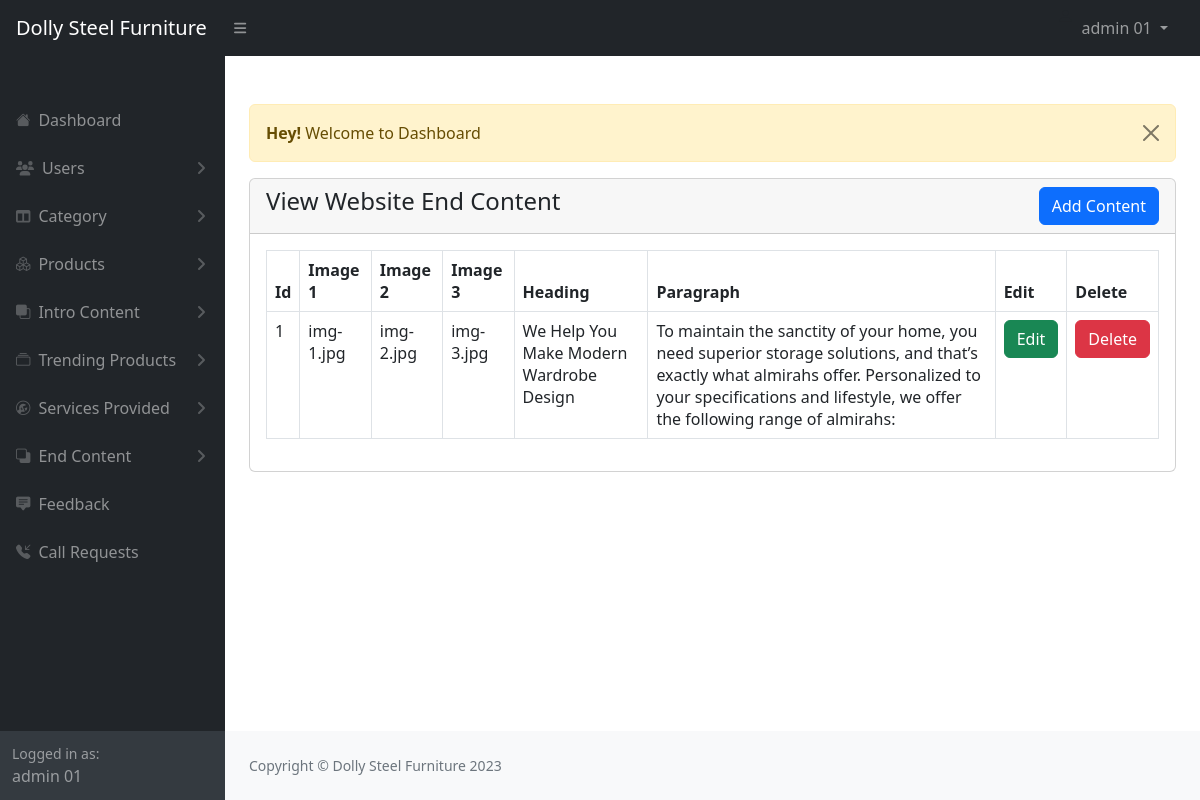
The page /admin/view-websiteEndContent.php (signed in) on the database its author committed.
### tables this page shows
CREATE TABLE `we_help_content` (
  `id` int(11) NOT NULL,
  `heading` varchar(255) NOT NULL,
  `paragraph` varchar(255) NOT NULL,
  `image1` varchar(255) NOT NULL,
  `image2` varchar(255) NOT NULL,
  `image3` varchar(255) NOT NULL
);

### admin/view-websiteEndContent.php (the view, shortened to what this page needs)
<?php
      include("./includes/header.php");
?>
<div class="container-fluid px-4">
      <div class="row">
            <div class="col-md-12">
                  <?php include('./message.php'); ?>
                  <div class="card">
                        <div class="card-header">
                              <h4>View Website End Content
                                    <a href="./add-websiteEndContent.php" class="btn btn-primary float-end">Add Content</a>
                              </h4>
                        </div>
                        <div class="card-body">
                        <div class="table-responsive">
                              <table class="table table table-bordered table-stripe">
                                    <thead>
                                          <tr>
                                                <th>Id</th>
                                                <th>Image 1</th>
                                                <th>Image 2</th>
                                                <th>Image 3</th>
                                                <th>Heading</th>
                                                <th>Paragraph</th>
                                                <th>Edit</th>
                                                <th>Delete</th>
                                          </tr>
                                    </thead>
                                    <tbody>
                                    <?php
                                          $endContent = "SELECT * FROM we_help_content";
                                          $endContent_query = mysqli_query($con, $endContent);
                                          if(mysqli_num_rows($endContent_query) > 0){
                                                foreach($endContent_query as $item){
                                                      ?>
                                                      <tr>
                                                            <td> <?= $item['id']; ?> </td>
                                                            <td> <?= $item['image1']; ?> </td>
                                                            <td> <?= $item['image2']; ?> </td>
                                                            <td> <?= $item['image3']; ?> </td>
                                                            <td> <?= $item['heading']; ?> </td>
                                                            <td> <?= $item['paragraph']; ?> </td>
                                                            <td> <a href="./edit-websiteEndContent.php?id= <?= $item['id']; ?>" class="btn btn-success">Edit</a> </td>
                                                            <td>
                                                                  <form action="./code.php" method="POST">
                                                                        <button type="submit" name="delete_endContent" value="<?= $item['id'];?>" class="btn btn-danger">Delete</button>
                                                                  </form>
                                                            </td>
                                                      </tr>
                                                      <?php
                                                }
                                          }
                                          else{
                                                ?>
                                                      <tr>
                                                            <td colspan="5">No Record Found</td>
                                                      </tr>
                                                <?php
                                          }
                                    ?>
                                    </tbody>
                              </table>
                        </div>
                        </div>
                  </div>
            </div>
      </div>
</div>
<?php
      include("./includes/footer.php");
      include("./includes/scripts.php");
?>

### rows shown on the page
we_help_content: id "1", image1 "img-1.jpg", image2 "img-2.jpg", image3 "img-3.jpg", heading "We Help You Make Modern Wardrobe Design", paragraph "To maintain the sanctity of your home, you need superior storage solutions, and that’s exactly what almirahs offer. Personalized to your specifications and lifestyle, we offer the following range of almirahs:"

### other values the page prints
$_SESSION['auth_user']['user_name'] "admin 01"
$_SESSION['message'] "Welcome to Dashboard"
